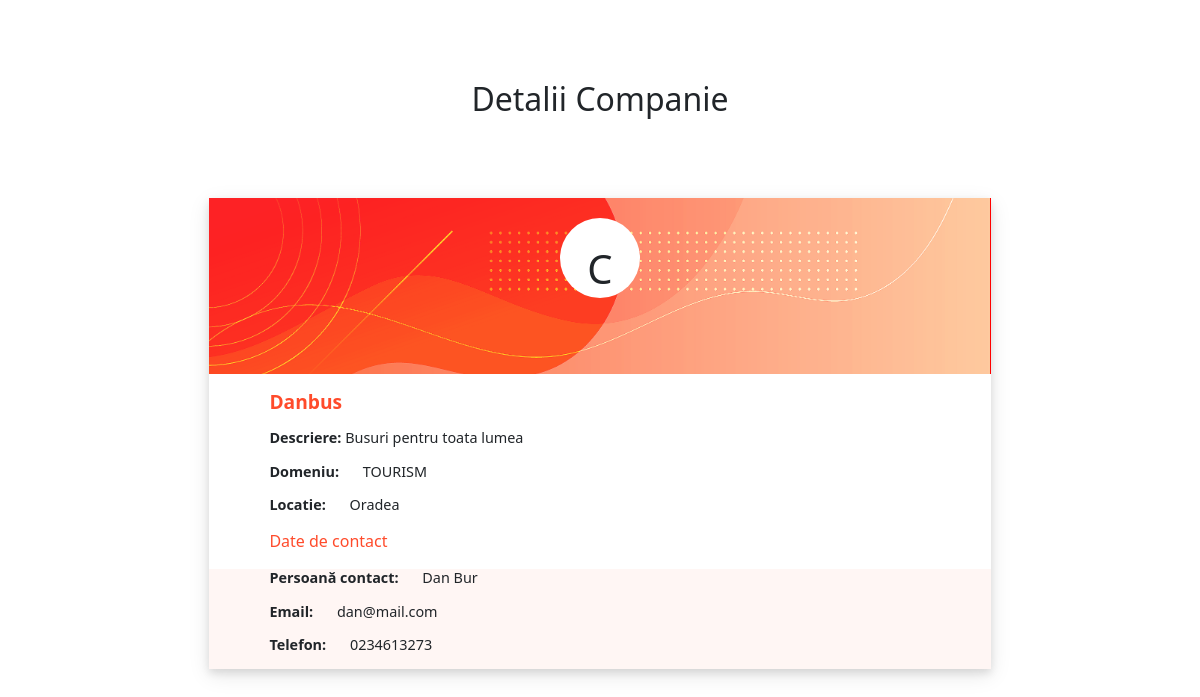
The page /companies/6 on the database its author committed.
### users/models.py (models this page shows, shortened)
class Company(models.Model):
    user = models.OneToOneField(settings.AUTH_USER_MODEL, on_delete=models.CASCADE, related_name='company')
    domain = models.IntegerField(choices=DomainTypes.choices(), default=DomainTypes.IT)
    contact_person = models.CharField(max_length=30)
    location = models.ForeignKey(Location, on_delete=models.CASCADE)
    def get_domain_type_label(self):
        return DomainTypes(self.domain).name.title()

class User(AbstractBaseUser, PermissionsMixin):
    is_student = models.BooleanField(default=False)
    is_company = models.BooleanField(default=False)
    is_staff = models.BooleanField(default=False)
    email = models.EmailField(primary_key=True)
    password = models.CharField(max_length=200)
    name = models.CharField(max_length=50)
    description = models.TextField()
    phone = models.CharField(max_length=10)
    objects = UserManager()
    USERNAME_FIELD = 'email'
    REQUIRED_FIELDS = []

class Location(models.Model):
    name = models.CharField(max_length=50)

### users/views.py (the view)
# urls.py: path('companies/<int:company_id>', views.company_detail_view),
def company_detail_view(request, company_id, *args, **kwargs):
    try:
        company = Company.objects.get(id=company_id)
    except:
        raise Http404
    context = {
        'company': company
    }
    return render(request, "pages/details/company_details.html", context, status=200)

### templates/pages/details/company_details.html (shortened to what this page needs)
{% extends 'base.html' %}
{% block stylesheet %}
    {% load static %}
    <link rel="stylesheet" type="text/css" href="{% static 'users/details/main.css' %}">
{% endblock stylesheet %}
{% block content %}
    <div class="container">
        <h2 class="title-center">Detalii Companie</h2>
        <div class="form-container">
            <div class="profile-container company-banner">
                <div class="img-container">
                    <h4>C</h4>
                </div>
            </div>
            <div class="details-container">
                <div class="field-group">
                    <p class="details-content display-info form-title big-name">{{ company.user.name }}</p>
                </div>
                <div class="field-group">
                    <p class="details-content display-info"><b>Descriere: </b>{{ company.user.description }}</p>
                </div>
                <div class="field-group">
                    <p class="details-title display-info">Domeniu:</p>
                    <p class="details-content display-info">{{ company.get_domain_type_label|upper }}</p>
                </div>
                <div class="field-group">
                    <p class="details-title display-info">Locatie:</p>
                    <p class="details-content display-info">{{ company.location.name }}</p>
                </div>
                <p class="form-title">Date de contact</p>
                <div class="contact-group">
                    <div class="field-group">
                        <p class="details-title display-info">Persoană contact:</p>
                        <p class="details-content display-info">{{ company.contact_person }}</p>
                    </div>
                    <div class="field-group">
                        <p class="details-title display-info">Email:</p>
                        <p class="details-content display-info">{{ company.user.email }}</p>
                    </div>
                    <div class="field-group">
                        <p class="details-title display-info">Telefon:</p>
                        <p class="details-content display-info">{{ company.user.phone }}</p>
                    </div>
                </div>
            </div>
        </div>
    </div>
{% endblock content %}

### users/static/users/details/main.css (style rules this page uses)
:root { --color1: #FF4B2B; --color2: #F8F9F9; --color3: #3C3C3C; --color4: #FF994B; }
body { background-color: var(--color2); font-family: 'Montserrat', sans-serif; color: var(--color3); }
.title-center { text-align: center; margin-top: 10vh; }
.container { height: 100%; width: 100%; background-color: transparent; }
.form-container { font-size: 0.9rem; margin: auto; margin-top: 10vh; margin-bottom: 20vh; max-width: 70%; background-color: #fff; padding: 0; box-shadow: 0 4px 8px 0 rgba(0, 0, 0, 0.1), 0 6px 20px 0 rgba(0, 0, 0, 0.10); }
.profile-container { width: 100%; height: 22vh; background-color: red; margin: 0; padding: 10px 0; }
.company-banner { background-image: url('banner1.png'); background-size: 100%; background-repeat: no-repeat; }
.img-container { width: 80px; height: 80px; border-radius: 50%; padding: 10px; background-color: #fff; margin: 10px auto; }
.img-container h4 { text-align: center; margin-top: 17px; font-size: 2.5rem; }
.details-container { margin: 2vh auto; }
.field-group { padding: 0px 60px; line-height: 1.2; }
.display-info { display: inline-block; }
.form-title { padding: 0px 60px; font-weight: 500; font-size: 1rem; color: var(--color1); }
.big-name { padding: 0; font-weight: bold; font-size: 1.2rem; }
.details-title { font-weight: bolder; margin-right: 20px; text-align: justify; text-justify: inter-word; }
.details-content { text-align: justify; text-justify: inter-word; }
.contact-group { background-color: rgba(255, 75, 43, .05) }
.field-group:last-of-type { margin-bottom: 10vh; }

### rows shown on the page
Company: user.name "Danbus", user.description "Busuri pentru toata lumea", get_domain_type_label "TOURISM", location.name "Oradea", contact_person "Dan Bur", user.email "dan@mail.com", user.phone "0234613273"
